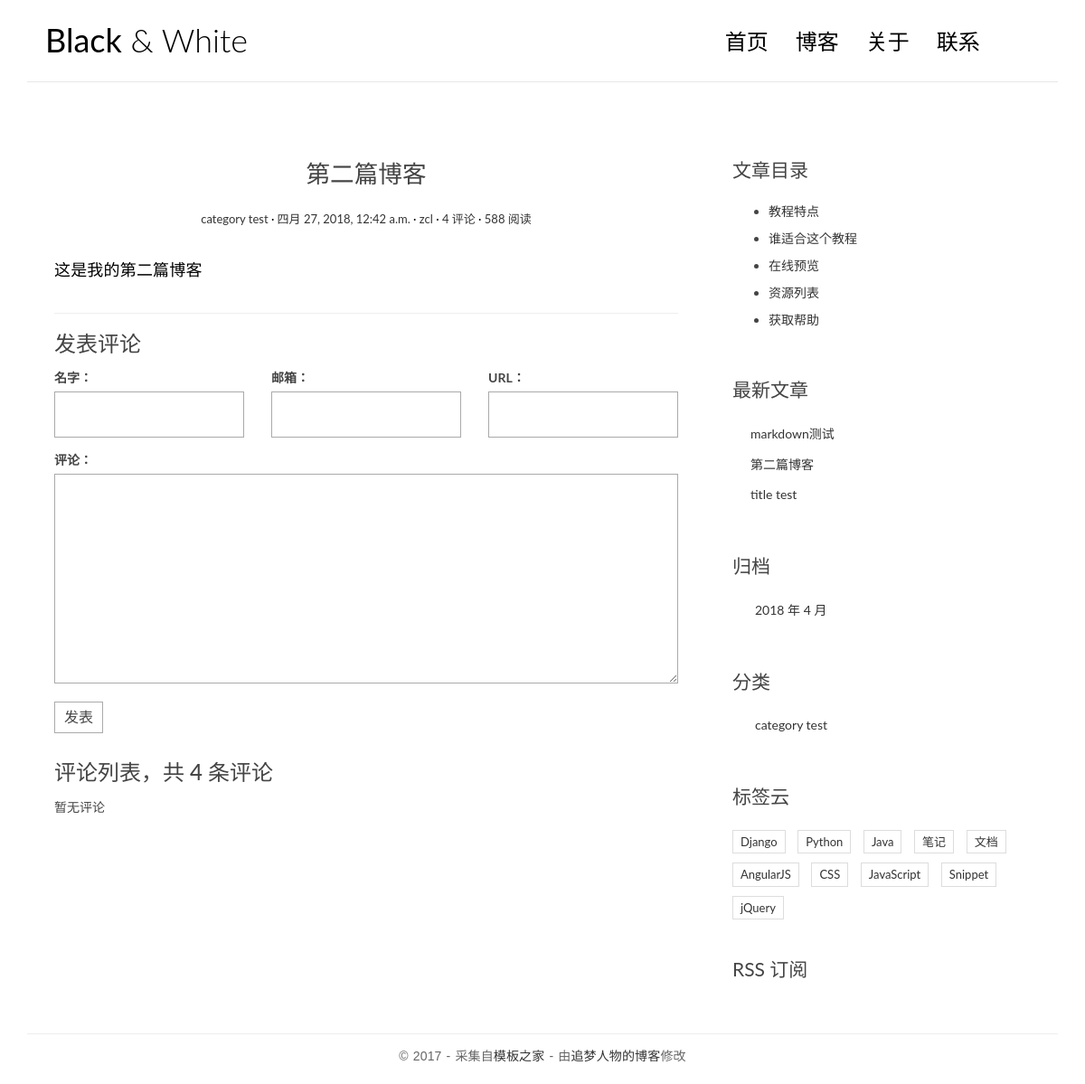
The app's page /post/2/, older data.
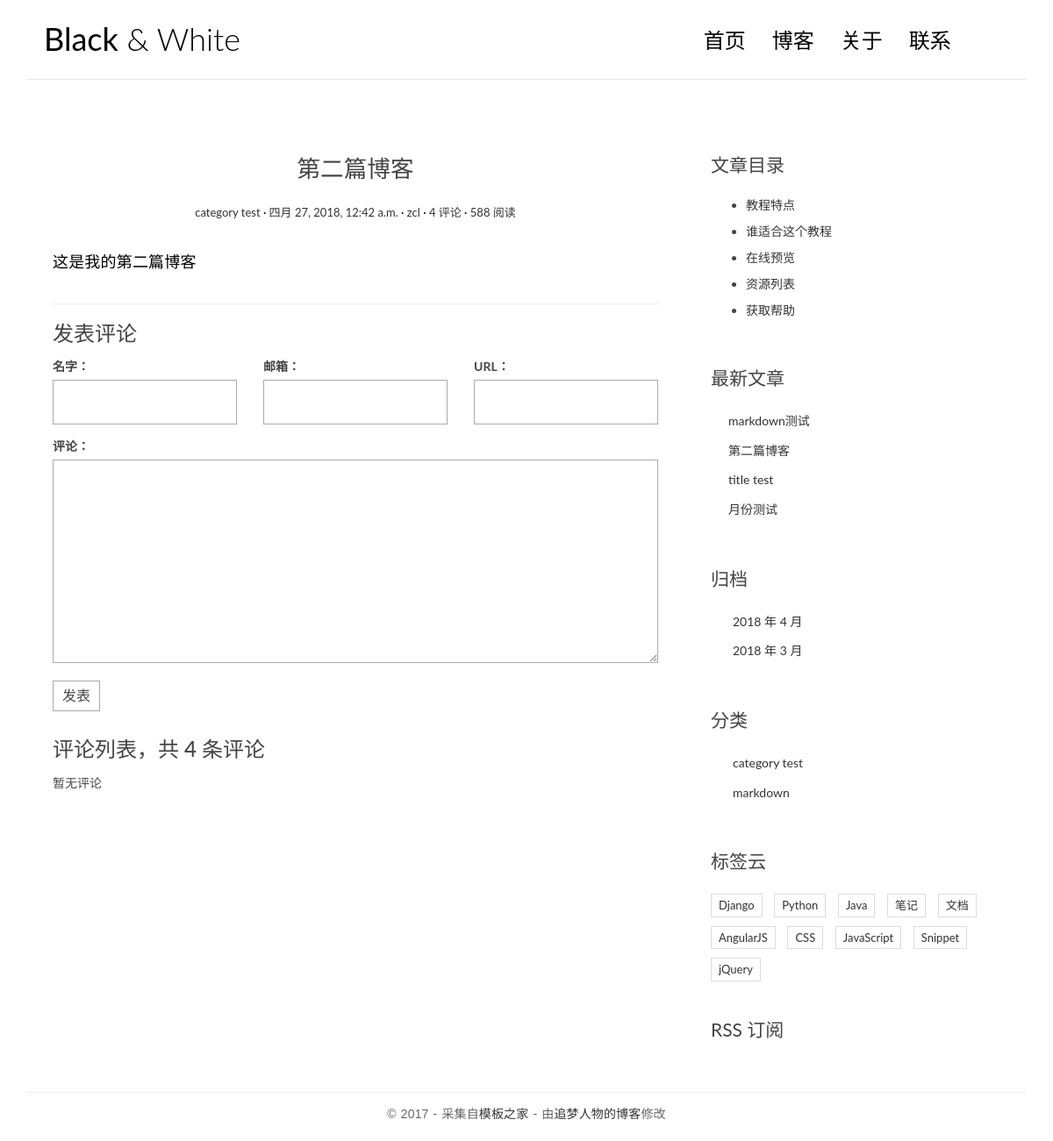
The same page, newer data.
### blog/models.py (models this page shows, shortened)
class Post(models.Model):
    title = models.CharField(max_length=70)
    body = models.TextField()
    created_time = models.DateTimeField()
    modified_time = models.DateTimeField()
    excerpt = models.CharField(max_length=200, blank=True)
    category = models.ForeignKey(Category)
    tags = models.ManyToManyField(Tag, blank=True)
    author = models.ForeignKey(User)
    def get_absolute_url(self):
        return reverse('blog:detail', kwargs={'pk': self.pk})

class Category(models.Model):  # 分类
    name = models.CharField(max_length=100)

### blog/views.py (the view)
# urls.py: url(r'^post/(?P<pk>[0-9]+)/$', views.detail, name='detail'),
def detail(request, pk):
    post = get_object_or_404(Post, pk=pk)
    post.body = markdown.markdown(post.body,
                                  extensions=[
                                     'markdown.extensions.extra',
                                     'markdown.extensions.codehilite',
                                     'markdown.extensions.toc',
                                  ])
    form = CommentForm()
    comment_list = post.comment_set.all()
    context = {'post': post,
               'form': form,
               'comment_list': comment_list
               }
    return render(request, 'blog/detail.html', context=context)

### comments/forms.py
class CommentForm(forms.ModelForm):
    class Meta:
        model = Comment
        fields = ['name', 'email', 'url', 'text']

### blog/templatetags/blog_tags.py (called while the page is built)
@register.simple_tag
def get_recent_posts(num=5):
    return Post.objects.all().order_by('-created_time')[:num]

@register.simple_tag
def archives():
    return Post.objects.dates('created_time', 'month', order='DESC')

@register.simple_tag
def get_categories():
    return Category.objects.all()

### templates/blog/detail.html (shortened to what this page needs)
{% extends 'base.html' %}
{% block main %}
    <article class="post post-{{ post.pk }}">
        <header class="entry-header">
            <h1 class="entry-title">{{ post.title }}</h1>
            <div class="entry-meta">
                <span class="post-category"><a href="#">{{ post.category.name }}</a></span>
                <span class="post-date"><a href="#"><time class="entry-date"
                                                        datetime="{{ post.created_time }}">{{ post.created_time }}</time></a></span>
                <span class="post-author"><a href="#">{{ post.author }}</a></span>
                <span class="comments-link"><a href="#">4 评论</a></span>
                <span class="views-count"><a href="#">588 阅读</a></span>
            </div>
        </header>
        <div class="entry-content clearfix">
        {{ post.body|safe }}
        </div>
    </article>
    <section class="comment-area" id="comment-area">
        <hr>
        <h3>发表评论</h3>
        <form action="{% url 'comments:post_comment' post.pk %}" method="post" class="comment-form">
            <div class="row">
                <div class="col-md-4">
                  <label for="{{ form.name.id_for_label }}">名字：</label>
                  {{ form.name }}
                </div>
                <div class="col-md-4">
                  <label for="{{ form.email.id_for_label }}">邮箱：</label>
                  {{ form.email }}
                </div>
                <div class="col-md-4">
                  <label for="{{ form.url.id_for_label }}">URL：</label>
                  {{ form.url }}
                </div>
                <div class="col-md-12">
                  <label for="{{ form.text.id_for_label }}">评论：</label>
                  {{ form.text }}
                  <button type="submit" class="comment-btn">发表</button>
                </div>
            </div>
        </form>
        <div class="comment-list-panel">
            <h3>评论列表，共 <span>4</span> 条评论</h3>
            <ul class="comment-list list-unstyled">
                {% for comment in comment_list %}
                <li class="comment-item">
                    <span class="nickname">{{ comment.name }}</span>
                    <time class="submit-date">{{ comment.created_time }}</time>
                    <div class="text">
                        {{ comment.text }}
                    </div>
                </li>
                {% empty %}
                    暂无评论
                {% endfor %}
            </ul>
        </div>
    </section>
{% endblock main %}
{% block toc %}
    <div class="widget widget-content">
        <h3 class="widget-title">文章目录</h3>
        <ul>
            <li>
                <a href="#">教程特点</a>
            </li>
            <li>
                <a href="#">谁适合这个教程</a>
            </li>
            <li>
                <a href="#">在线预览</a>
            </li>
            <li>
                <a href="#">资源列表</a>
            </li>
            <li>
                <a href="#">获取帮助</a>
            </li>
        </ul>
    </div>
{% endblock toc %}

### templates/base.html (shortened to what the changed rows need)
{% load staticfiles %}
{% load blog_tags %}
<!DOCTYPE html>
<html>
<head>
    <link rel="stylesheet" href="http://code.ionicframework.com/ionicons/2.0.1/css/ionicons.min.css">
    <link rel="stylesheet" href="{% static 'blog/css/bootstrap.min.css' %}">
    <link rel="stylesheet" href="{% static 'blog/css/pace.css' %}">
    <link rel="stylesheet" href="{% static 'blog/css/custom.css' %}">
    <link rel="stylesheet" href="{% static 'blog/css/highlights/github.css' %}">
</head>
<body>
<div class="container">
    <header id="site-header">
        <div class="row">
            <div class="col-md-4 col-sm-5 col-xs-8">
                <div class="logo">
                    <h1><a href="index.html"><b>Black</b> &amp; White</a></h1>
                </div>
            </div>
        </div>
    </header>
</div>
<div class="content-body">
    <div class="container">
        <div class="row">
            <main class="col-md-8">
                {% block main %}
                {% endblock main %}
            </main>
            <aside class="col-md-4">
                <div class="widget widget-recent-posts">
                        {% get_recent_posts as recent_post_list %}
                    <ul>
                        {% for post in recent_post_list %}
                            <li>
                              <a href="{{ post.get_absolute_url }}">{{ post.title }}</a>
                            </li>
                        {% empty %}
                            暂无文章！
                        {% endfor %}
                    </ul>
                </div>
                <div class="widget widget-archives">
                        {% archives as date_list %}
                    <ul>
                        {% for date in date_list %}
                            <li>
                                <a href="{% url 'blog:archives' date.year date.month %}">
                                    {{ date.year }} 年 {{ date.month }} 月
                                </a>
                            </li>
                        {% empty %}
                            暂无归档！
                        {% endfor %}
                    </ul>
                </div>
                <div class="widget widget-category">
                        {% get_categories as category_list %}
                    <ul>
                        {% for category in category_list %}
                            <li>
                                <a href="{% url 'blog:category' category.pk %}">{{ category.name }}</a>
                            </li>
                        {% empty %}
                            暂无分类！
                        {% endfor %}
                    </ul>
                </div>
            </aside>
        </div>
    </div>
</div>
</body>
</html>

Row changes from the older to the newer data that the page shows:
added Post: title "月份测试"
added Category: name "markdown"
Text that changed along with them:
new list line: "2018 年 3 月"
